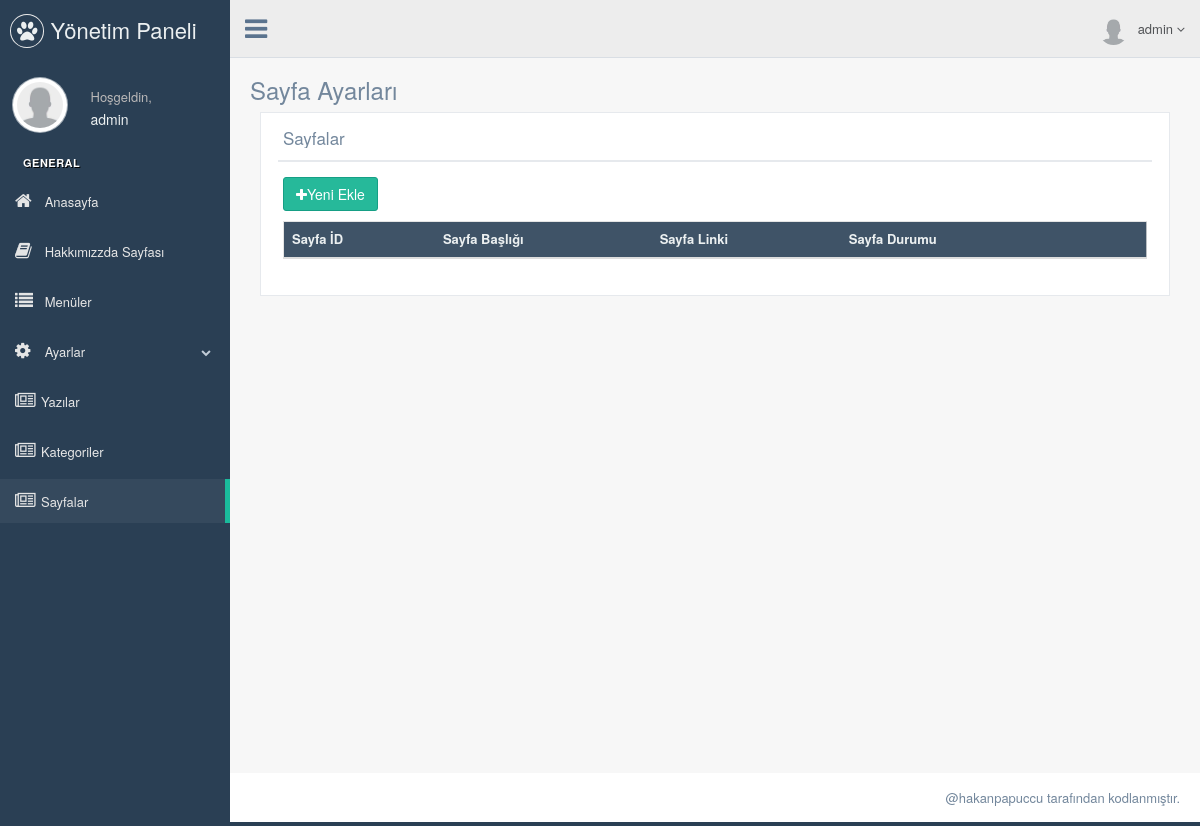
The page /admin/production/sayfalar.php (signed in) on the database as committed earlier.
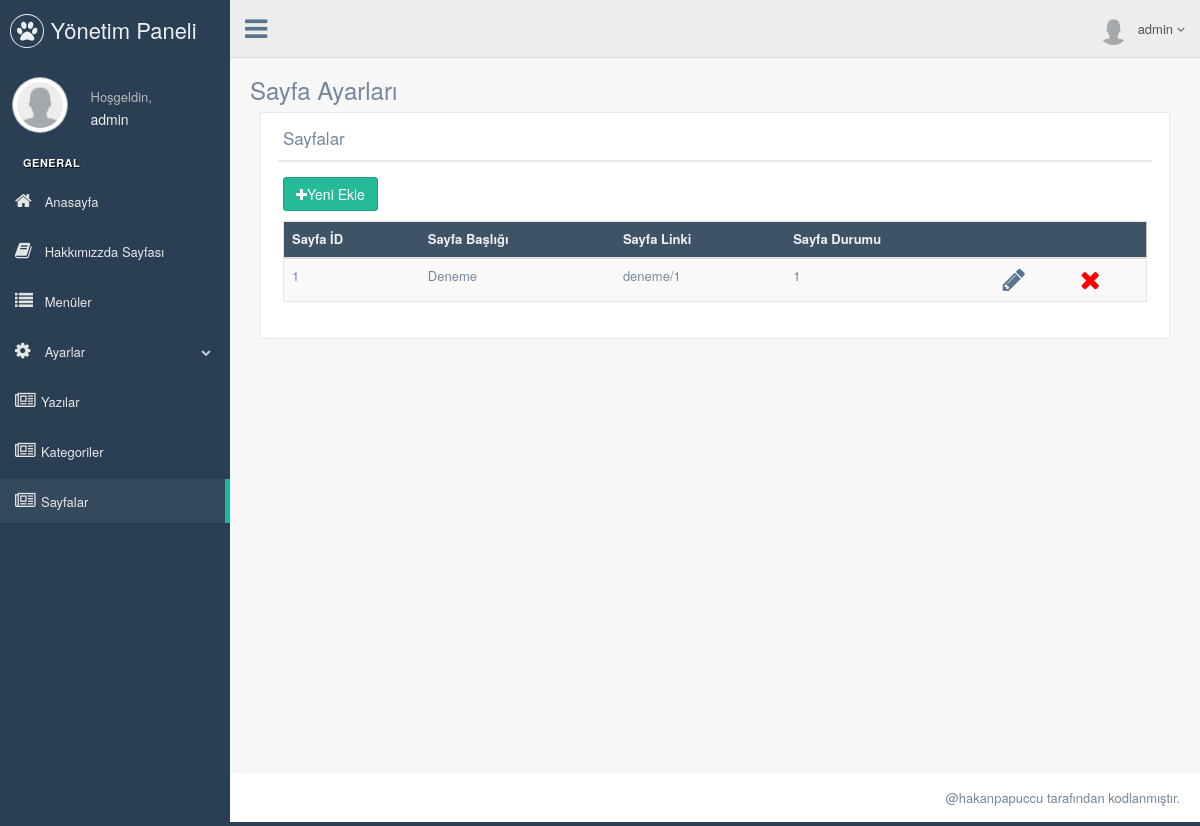
The same page on the database as committed later.
### tables this page shows
CREATE TABLE `sayfalar` (
  `id` int(11) NOT NULL,
  `baslik` varchar(50) NOT NULL,
  `icerik` text NOT NULL,
  `durum` varchar(1) NOT NULL
);

### function.php (called while the page is built)
<?php
function seo($s) {
	$tr = array('ş','Ş','ı','I','İ','ğ','Ğ','ü','Ü','ö','Ö','Ç','ç','(',')','/',' ',',','?');
	$eng = array('s','s','i','i','i','g','g','u','u','o','o','c','c','','','-','-','','');
	$s = str_replace($tr,$eng,$s);
	$s = strtolower($s);
	$s = preg_replace('/&amp;amp;amp;amp;amp;amp;amp;amp;amp;.+?;/', '', $s);
	$s = preg_replace('/\s+/', '-', $s);
	$s = preg_replace('|-+|', '-', $s);
	$s = preg_replace('/#/', '', $s);
	$s = str_replace('.', '', $s);
	$s = trim($s, '-');
	return $s;
}
 ?>

### admin/production/sayfalar.php (the view, shortened to what this page needs)
<?php
include "header.php";
 $sayfasor=$db->prepare("select * from sayfalar order by id DESC ");
 $sayfasor->execute();
?>
<div class="right_col" role="main">
  <div class="">
    <div class="page-title">
      <div class="title_left">
        <h3>Sayfa Ayarları</h3>
      </div>
    </div>
    <div class="clearfix"></div>
    <div class="row">
      <div class="col-md-12 col-sm-12 col-xs-12">
        <div class="col-md-12 col-sm-12 col-xs-12">
          <div class="x_panel">
            <div class="x_title">
              <h2>Sayfalar</h2>
              <div class="clearfix"></div>
            </div>
            <div class="x_content">
              <a href="sayfa-ekle.php" class="btn btn-success" style="margin-bottom:10px;"><i class="fa fa-plus"></i>Yeni Ekle</a>
              <div class="table-responsive">
                <table class="table table-striped jambo_table bulk_action">
                  <thead>
                    <tr class="headings">
                      <th class="column-title">Sayfa İD </th>
                      <th class="column-title">Sayfa Başlığı </th>
                      <th class="column-title">Sayfa Linki </th>
                      <th class="column-title">Sayfa Durumu </th>
                      <th class="column-title"></th>
                      <th class="column-title"></th>
                    </tr>
                  </thead>
                  <tbody>
                    <?php
                    while ($sayfacek=$sayfasor->fetch(PDO::FETCH_ASSOC)) {
                     ?>
                     <tr class="even pointer">
                      <td class=" "><?php echo $sayfacek['id']; ?></td>
                      <td class=" "><?php echo $sayfacek['baslik']; ?></td>
                      <td class=" "><?php echo seo($sayfacek['baslik']).'/'.$sayfacek['id']; ?></td>
                      <td class=" "><?php echo $sayfacek['durum']; ?></td>
                      <td class=" "><a href="sayfa-duzenle.php?id=<?php echo $sayfacek['id']; ?>"><i class="success fa fa-pencil fa-2x"></i></a></td>
                      <td class=" "><a href="../../islem.php?sayfasil=ok&id=<?php echo $sayfacek['id']; ?>"><i class="success fa fa-close fa-2x" style="color:red;"></i></a></td>
                    </tr>
                  <?php } ?>
                </tbody>
              </table>
            </div>
          </div>
        </div>
      </div>
    </div>
  </div>
</div>
</div>
<?php include "footer.php"; ?>

### admin/production/header.php (shortened to what this page needs)
<?php
include "../../function.php";
 ?>
<!DOCTYPE html>
<html lang="en">
  <head>
    <link href="../vendors/bootstrap/dist/css/bootstrap.min.css" rel="stylesheet">
    <link href="../vendors/font-awesome/css/font-awesome.min.css" rel="stylesheet">
    <link href="../vendors/nprogress/nprogress.css" rel="stylesheet">
    <link href="../build/css/custom.min.css" rel="stylesheet">
  </head>
  <body class="nav-md">
    <div class="container body">
      <div class="main_container">
        <?php include "sidebar.php"; ?>
        <div class="top_nav">
          <div class="nav_menu">
            <nav>
              <div class="nav toggle">
                <a id="menu_toggle"><i class="fa fa-bars"></i></a>
              </div>
              <ul class="nav navbar-nav navbar-right">
                <li class="">
                  <a href="javascript:;" class="user-profile dropdown-toggle" data-toggle="dropdown" aria-expanded="false">
                    <img src="images/user.png" alt=""><?php echo $_SESSION['kulladi']; ?>
                    <span class=" fa fa-angle-down"></span>
                  </a>
                </li>
              </ul>
            </nav>
          </div>
        </div>

### admin/production/sidebar.php (shortened to what this page needs)
<div class="col-md-3 left_col">
          <div class="left_col scroll-view">
            <div class="navbar nav_title" style="border: 0;">
              <a href="index.html" class="site_title"><i class="fa fa-paw"></i> <span>Yönetim Paneli</span></a>
            </div>
            <div class="profile clearfix">
              <div class="profile_pic">
                <img src="images/user.png" alt="..." class="img-circle profile_img">
              </div>
              <div class="profile_info">
                <span>Hoşgeldin,</span>
                <h2><?php echo $_SESSION['kulladi']; ?></h2>
              </div>
              <div class="clearfix"></div>
            </div>
            <br />
            <div id="sidebar-menu" class="main_menu_side hidden-print main_menu">
              <div class="menu_section">
                <h3>General</h3>
                <ul class="nav side-menu">
                  <li><a href="index.php"><i class="fa fa-home"></i> Anasayfa </a></li>
                  <li><a href="hakkimizda.php"><i class="fa fa-book"></i> Hakkımızzda Sayfası </a></li>
                  <li><a href="menuler.php"><i class="fa fa-list"></i> Menüler</a></li>
                  <li><a><i class="fa fa-cog"></i> Ayarlar <span class="fa fa-chevron-down"></span></a>
                  </li>
                  <li><a href="yazilar.php"><i class="fa fa-newspaper-o"></i>Yazılar</a></li>
                  <li><a href="kategoriler.php"><i class="fa fa-newspaper-o"></i>Kategoriler</a></li>
                  <li><a href="sayfalar.php"><i class="fa fa-newspaper-o"></i>Sayfalar</a></li>
                </ul>
              </div>
            </div>
          </div>
        </div>

### admin/production/footer.php (shortened to what this page needs)
<footer>
          <div class="pull-right">
            @hakanpapuccu tarafından kodlanmıştır.
          </div>
          <div class="clearfix"></div>
        </footer>
      </div>
    </div>
  </body>
</html>

Rows that differ between the two databases and show on the page:
added sayfalar: id "1", baslik "Deneme", baslik "deneme", durum "1"
